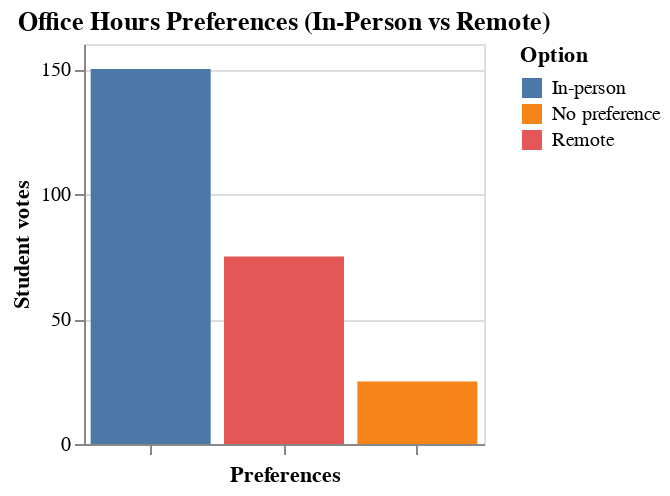

Write notebook code for a chart like this one.
### Markdown cell above
### 4.4 Remove redundant x-axis label

### Code cell
alt.Chart(df).mark_bar().encode(
    x=alt.X(
        "Option:N",
        axis=alt.Axis(labels=False),
        title='Preferences',
        sort=alt.EncodingSortField(
            field='Votes',
            order='descending'
        )
    ), 
    y=alt.Y(
        'Votes:Q',
        title='Student votes'
    ),
    color='Option'
).properties(
    title='Office Hours Preferences (In-Person vs Remote)',
    width=200,
    height=200
)

### Figure 1 — Vega-Lite specification as saved in the notebook (floating-point values rounded to 4 significant figures)
{"config": {"view": {"continuousWidth": 400, "continuousHeight": 300}}, "data": {"name": "data-7c743d2baa420b6562651cee76b2d5cb"}, "mark": "bar", "encoding": {"color": {"type": "nominal", "field": "Option"}, "x": {"type": "nominal", "axis": {"labels": false}, "field": "Option", "sort": {"field": "Votes", "order": "descending"}, "title": "Preferences"}, "y": {"type": "quantitative", "field": "Votes", "title": "Student votes"}}, "height": 200, "title": "Office Hours Preferences (In-Person vs Remote)", "width": 200, "$schema": "https://vega.github.io/schema/vega-lite/v4.8.1.json", "datasets": {"data-7c743d2baa420b6562651cee76b2d5cb": [{"Option": "In-person", "Votes": 150}, {"Option": "Remote", "Votes": 75}, {"Option": "No preference", "Votes": 25}]}}
